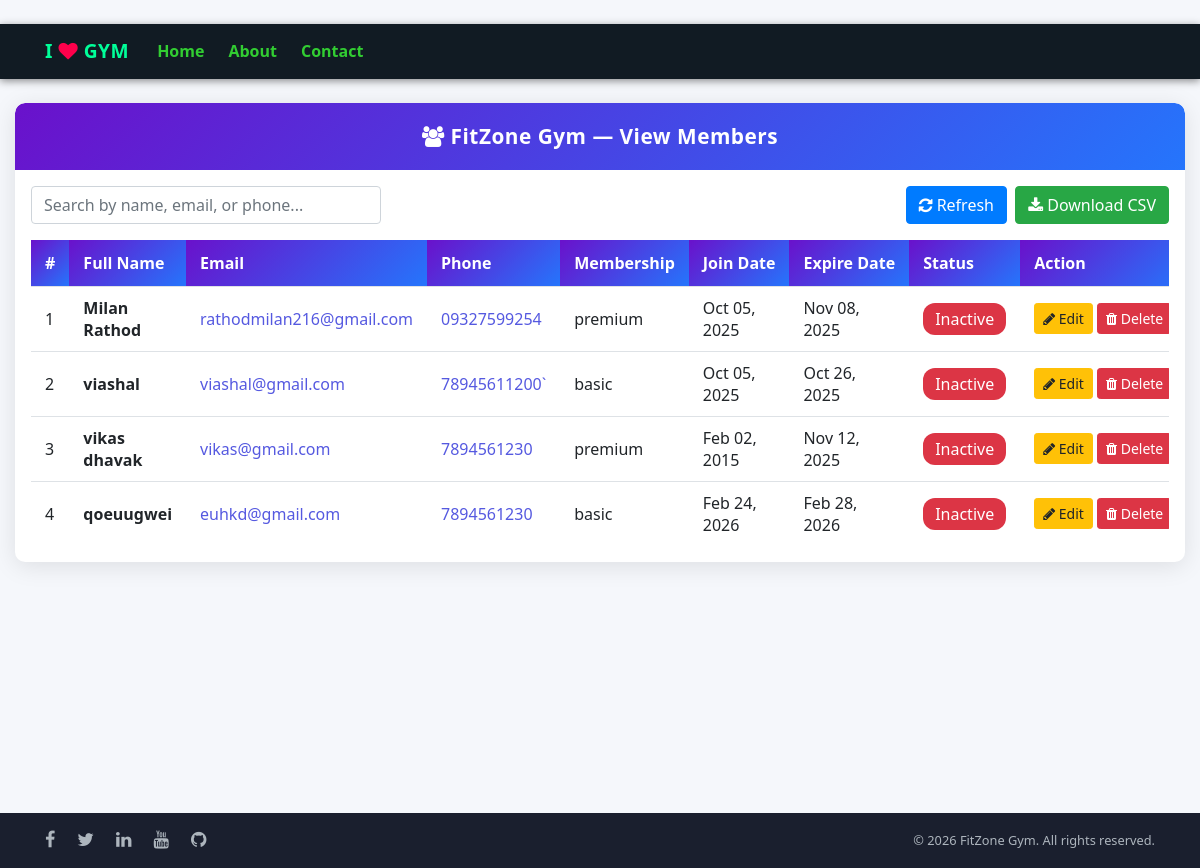
The app's page /view_member/, older data.
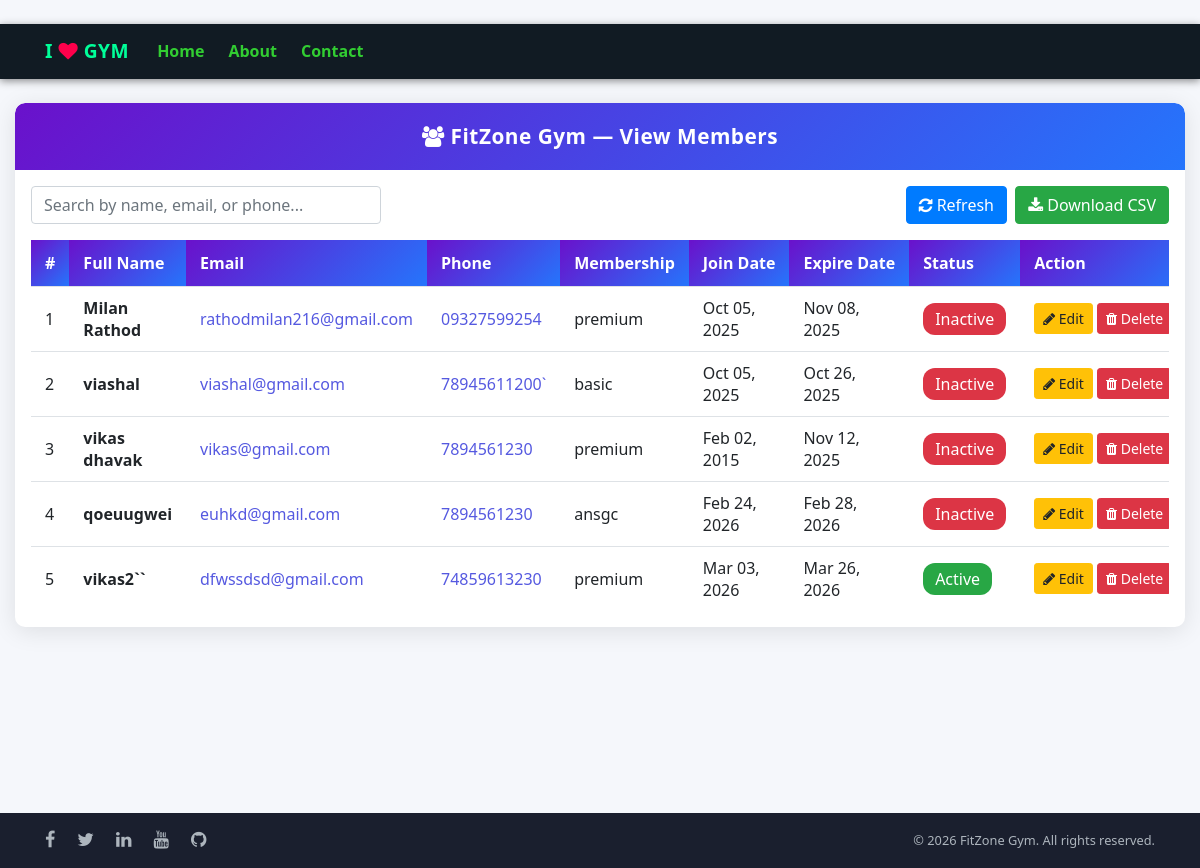
The same page, newer data.
### gym/models.py (models this page shows, shortened)
class Member(models.Model):
    name = models.CharField(max_length=50)
    contact = models.CharField(max_length=15)
    emailid = models.EmailField(max_length=50)
    age = models.PositiveIntegerField()
    dob = models.DateField(null=True, blank=True)
    gender = models.CharField(max_length=10, default="")
    membership_type = models.CharField(max_length=20, default="basic")
    address = models.CharField(max_length=200, blank=True, default="")
    emergency_contact = models.CharField(max_length=50, blank=True, default="")
    medical_conditions = models.TextField(blank=True, default="")
    plan = models.ForeignKey(Plan, on_delete=models.CASCADE)  # Linked to Plan
    joindate = models.DateField()
    expiredate = models.DateField()
    initialamount = models.DecimalField(max_digits=10, decimal_places=2, default=0)

class Plan(models.Model):
    name = models.CharField(max_length=50)
    amount = models.DecimalField(max_digits=10, decimal_places=2)
    duration = models.PositiveIntegerField(help_text="Duration in days or months")
    def __str__(self):
        return self.name

### gym/views.py (the view)
# urls.py: path('view_member/', View_Member, name='view_member'),
def View_Member(request):
    member = Member.objects.all()
    import datetime
    today = datetime.date.today()
    for m in member:
        try:
            m.status = "Active" if m.expiredate and m.expiredate >= today else "Inactive"
        except Exception:
            m.status = "Inactive"
        if not hasattr(m, 'notes'):
            m.notes = ""
    d = {'member': member}
    return render(request, 'view_member.html', d)

### gym/templates/view_member.html (shortened to what this page needs)
﻿{% extends 'navigation.html' %}
{% block body %}
<div class="container-fluid py-4" style="max-width: 1200px;">
    <div class="view-card bg-white">
        <div class="view-header">
            <i class="fa fa-users"></i> FitZone Gym &mdash; View Members
        </div>
        <div class="p-3">
            <div class="row mb-3 align-items-center">
                <div class="col-md-6 mb-2 mb-md-0">
                    <input type="text" id="memberSearch" class="form-control search-bar" placeholder="Search by name, email, or phone..." onkeyup="searchMembers()">
                </div>
                <div class="col-md-6 text-md-right">
                    <button class="btn btn-primary mr-1" onclick="location.reload();"><i class="fa fa-refresh"></i> Refresh</button>
                    <a href="{% url 'export_member_csv' %}" class="btn btn-success"><i class="fa fa-download"></i> Download CSV</a>
                </div>
            </div>
            <div class="table-responsive">
                <table class="table table-hover mb-0">
                    <thead>
                        <tr>
                            <th>#</th>
                            <th>Full Name</th>
                            <th>Email</th>
                            <th>Phone</th>
                            <th>Membership</th>
                            <th>Join Date</th>
                            <th>Expire Date</th>
                            <th>Status</th>
                            <th>Action</th>
                        </tr>
                    </thead>
                    <tbody id="memberTable">
                        {% for i in member %}
                        <tr>
                            <td>{{ forloop.counter }}</td>
                            <td><strong>{{ i.name }}</strong></td>
                            <td><a href="mailto:{{ i.emailid }}" style="color:#5559e0;">{{ i.emailid }}</a></td>
                            <td><a href="tel:{{ i.contact }}" style="color:#5559e0;">{{ i.contact }}</a></td>
                            <td>{{ i.plan }}</td>
                            <td>{{ i.joindate|date:"M d, Y" }}</td>
                            <td>{{ i.expiredate|date:"M d, Y" }}</td>
                            <td>
                                {% if i.status == "Active" %}
                                    <span class="badge-active">Active</span>
                                {% else %}
                                    <span class="badge-inactive">Inactive</span>
                                {% endif %}
                            </td>
                            <td style="white-space:nowrap;">
                                <a class="btn btn-warning btn-sm" href="{% url 'edit_member' i.id %}"><i class="fa fa-pencil"></i> Edit</a>
                                <a class="btn btn-danger btn-sm" href="{% url 'delete_member' i.id %}" onclick="return confirm('Are you sure?')"><i class="fa fa-trash"></i> Delete</a>
                            </td>
                        </tr>
                        {% empty %}
                        <tr>
                            <td colspan="9" class="text-center text-muted py-4">No members found.</td>
                        </tr>
                        {% endfor %}
                    </tbody>
                </table>
            </div>
        </div>
    </div>
</div>
{% endblock %}

Row changes from the older to the newer data that the page shows:
changed Member "qoeuugwei": plan "basic" → "ansgc"
added Member: name "vikas2``", emailid "dfwssdsd@gmail.com", contact "74859613230", plan "premium", joindate "Mar 03, 2026", expiredate "Mar 26, 2026", shows "Active"
